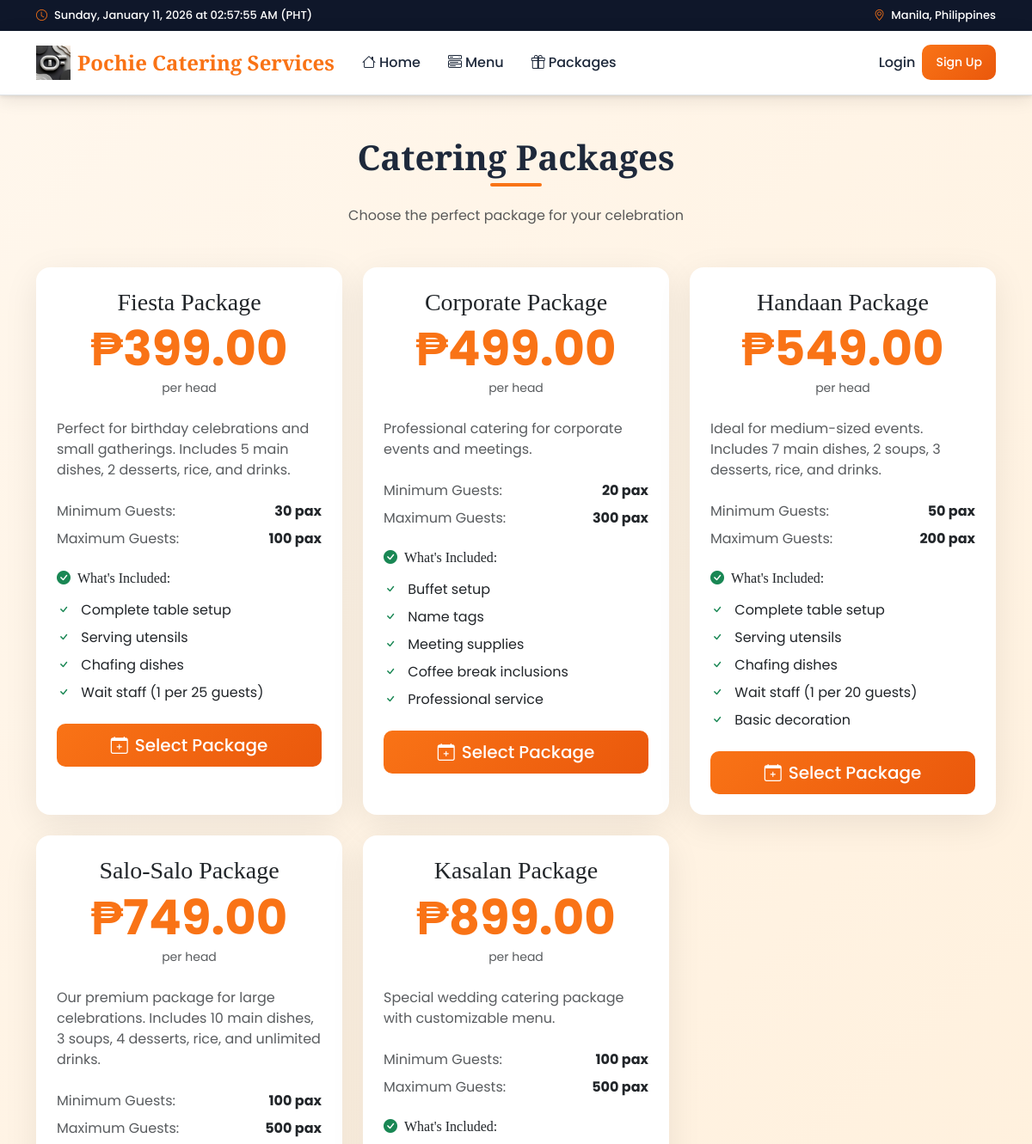
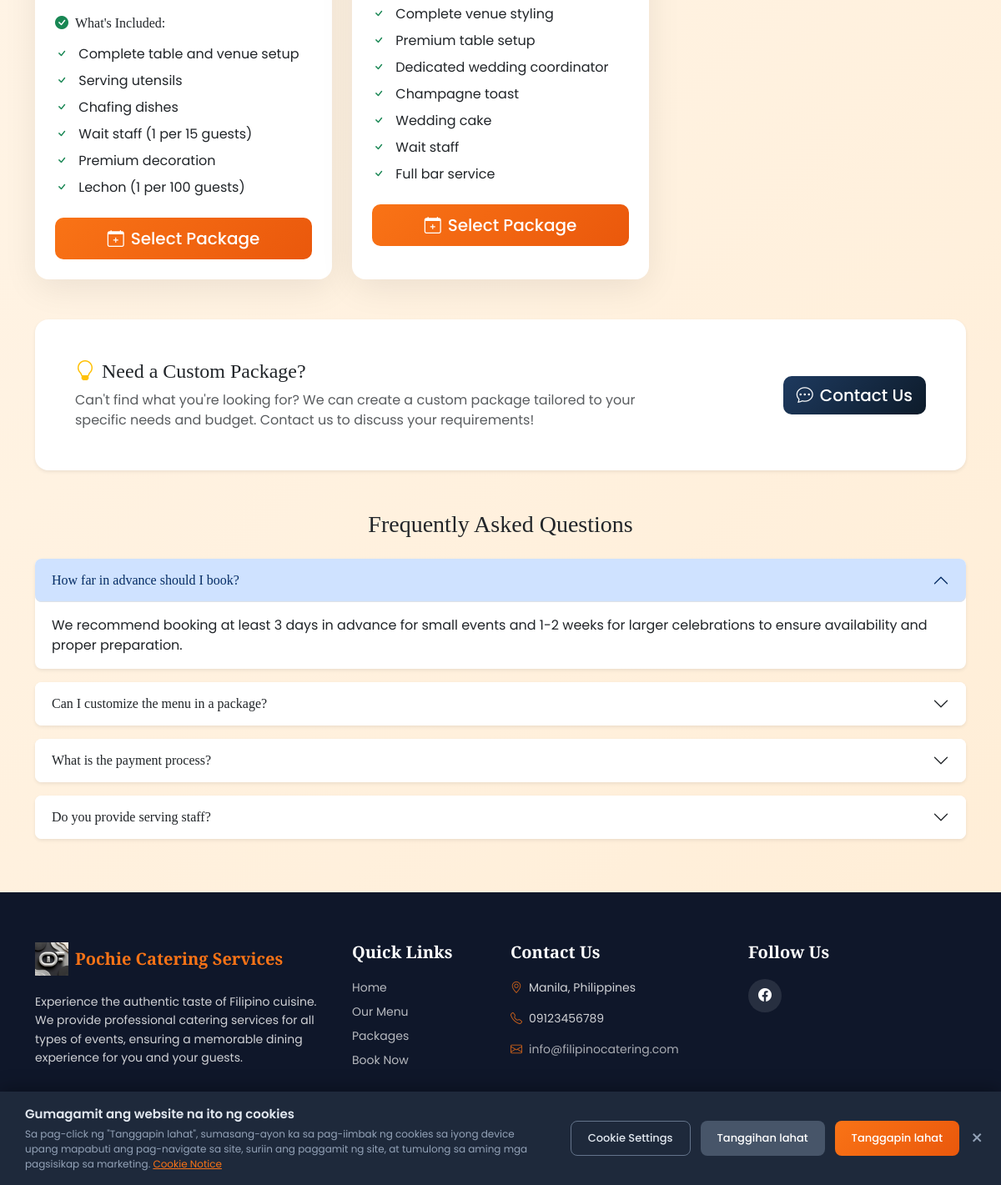
The page /packages.php on the database its author committed (2 pictures, top to bottom).
### tables this page shows
CREATE TABLE `packages` (
  `id` int(11) NOT NULL,
  `name` varchar(100) NOT NULL,
  `description` text DEFAULT NULL,
  `base_price` decimal(10,2) NOT NULL,
  `min_pax` int(11) DEFAULT 50,
  `max_pax` int(11) DEFAULT 500,
  `image` varchar(255) DEFAULT NULL,
  `inclusions` text DEFAULT NULL,
  `is_active` tinyint(1) DEFAULT 1,
  `created_at` timestamp NOT NULL DEFAULT current_timestamp()
);

### config/functions.php (called while the page is built, shortened)
<?php
function url($path) {
    return BASE_URL . '/' . ltrim($path, '/');
}
function formatPrice($price) {
    return '₱' . number_format($price, 2);
}
?>

### packages.php (the view, shortened to what this page needs)
<?php
require_once 'includes/header.php';
$claimedPromo = $_SESSION['claimed_promo'] ?? null;
$packages = $conn->query("SELECT * FROM packages WHERE is_active = 1 ORDER BY base_price");
?>
<div class="container py-5">
    <div class="text-center mb-5">
        <h1 class="section-title">Catering Packages</h1>
        <p class="text-muted mt-4">Choose the perfect package for your celebration</p>
    </div>
    <div class="row g-4">
        <?php while($pkg = $packages->fetch_assoc()): ?>
        <div class="col-md-6 col-lg-4">
            <div class="card h-100 position-relative overflow-hidden">
                <div class="card-body p-4">
                    <div class="text-center mb-4">
                        <h3 class="mb-1"><?= htmlspecialchars($pkg['name']) ?></h3>
                        <?php if ($claimedPromo && $claimedPromo['discount'] > 0):
                            $originalPrice = $pkg['base_price'];
                            $discountAmount = ($originalPrice * $claimedPromo['discount']) / 100;
                            $discountedPrice = $originalPrice - $discountAmount;
                        ?>
                            <div class="mb-0">
                                <span class="text-decoration-line-through text-muted fs-5"><?= formatPrice($originalPrice) ?></span>
                                <p class="display-4 fw-bold mb-0" style="color: var(--primary);">
                                    <?= formatPrice($discountedPrice) ?>
                                </p>
                                <span class="badge bg-danger rounded-pill">-<?= $claimedPromo['discount'] ?>% OFF</span>
                            </div>
                        <?php else: ?>
                            <p class="display-4 fw-bold mb-0" style="color: var(--primary);">
                                <?= formatPrice($pkg['base_price']) ?>
                            </p>
                        <?php endif; ?>
                        <small class="text-muted">per head</small>
                    </div>
                    <p class="text-muted mb-4"><?= htmlspecialchars($pkg['description']) ?></p>
                    <div class="mb-4">
                        <div class="d-flex justify-content-between mb-2">
                            <span class="text-muted">Minimum Guests:</span>
                            <strong><?= $pkg['min_pax'] ?> pax</strong>
                        </div>
                        <div class="d-flex justify-content-between mb-2">
                            <span class="text-muted">Maximum Guests:</span>
                            <strong><?= $pkg['max_pax'] ?> pax</strong>
                        </div>
                    </div>
                    <h6 class="mb-3"><i class="bi bi-check-circle-fill text-success me-2"></i>What's Included:</h6>
                    <ul class="list-unstyled mb-4">
                        <?php
                        $inclusions = explode(',', $pkg['inclusions']);
                        foreach($inclusions as $inc):
                        ?>
                        <li class="mb-2">
                            <i class="bi bi-check text-success me-2"></i>
                            <?= htmlspecialchars(trim($inc)) ?>
                        </li>
                        <?php endforeach; ?>
                    </ul>
                    <div class="d-grid gap-2">
                        <a href="<?= url('book.php?package=' . $pkg['id']) ?>" class="btn btn-primary btn-lg">
                            <i class="bi bi-calendar-plus me-2"></i>Select Package
                        </a>
                    </div>
                </div>
            </div>
        </div>
        <?php endwhile; ?>
    </div>
    <div class="mt-5 p-5 bg-white rounded-4 shadow-sm">
        <div class="row align-items-center">
            <div class="col-md-8">
                <h4><i class="bi bi-lightbulb text-warning me-2"></i>Need a Custom Package?</h4>
                <p class="text-muted mb-0">Can't find what you're looking for? We can create a custom package tailored to your specific needs and budget. Contact us to discuss your requirements!</p>
            </div>
            <div class="col-md-4 text-md-end mt-3 mt-md-0">
                <a href="<?= url('book.php') ?>" class="btn btn-secondary btn-lg">
                    <i class="bi bi-chat-dots me-2"></i>Contact Us
                </a>
            </div>
        </div>
    </div>
    <div class="mt-5">
        <h3 class="text-center mb-4">Frequently Asked Questions</h3>
        <div class="accordion" id="faqAccordion">
            <div class="accordion-item border-0 mb-3 rounded-3 shadow-sm">
                <h2 class="accordion-header">
                    <button class="accordion-button rounded-3" type="button" data-bs-toggle="collapse" data-bs-target="#faq1">
                        How far in advance should I book?
                    </button>
                </h2>
                <div id="faq1" class="accordion-collapse collapse show" data-bs-parent="#faqAccordion">
                    <div class="accordion-body">
                        We recommend booking at least 3 days in advance for small events and 1-2 weeks for larger celebrations to ensure availability and proper preparation.
                    </div>
                </div>
            </div>
            <div class="accordion-item border-0 mb-3 rounded-3 shadow-sm">
                <h2 class="accordion-header">
                    <button class="accordion-button collapsed rounded-3" type="button" data-bs-toggle="collapse" data-bs-target="#faq2">
                        Can I customize the menu in a package?
                    </button>
                </h2>
            </div>
            <div class="accordion-item border-0 mb-3 rounded-3 shadow-sm">
                <h2 class="accordion-header">
                    <button class="accordion-button collapsed rounded-3" type="button" data-bs-toggle="collapse" data-bs-target="#faq3">
                        What is the payment process?
                    </button>
                </h2>
            </div>
            <div class="accordion-item border-0 mb-3 rounded-3 shadow-sm">
                <h2 class="accordion-header">
                    <button class="accordion-button collapsed rounded-3" type="button" data-bs-toggle="collapse" data-bs-target="#faq4">
                        Do you provide serving staff?
                    </button>
                </h2>
            </div>
        </div>
    </div>
</div>
<?php require_once 'includes/footer.php'; ?>

### includes/header.php (style rules this page uses)
:root { --primary: #f97316; --primary-dark: #ea580c; --secondary: #1e3a5f; --accent: #22c55e; --cream: #fffbeb; --dark: #1e293b; }
body { font-family: 'Poppins', sans-serif; background: linear-gradient(135deg, #fff7ed 0%, #ffedd5 100%); min-height: 100vh; }
h1, h2, h3, h4, h5, h6 { font-family: 'Playfair Display', serif; }
.btn-primary { background: linear-gradient(135deg, var(--primary) 0%, var(--primary-dark) 100%); border: none; font-weight: 500; border-radius: 10px; padding: 10px 25px; }
.btn-secondary { background: linear-gradient(135deg, var(--secondary) 0%, #0d1b2a 100%); border: none; color: white; font-weight: 500; border-radius: 10px; }
.card { border: none; border-radius: 16px; box-shadow: 0 10px 40px rgba(0,0,0,0.08); transition: transform 0.3s, box-shadow 0.3s; }
.section-title { position: relative; display: inline-block; color: var(--dark); font-weight: 700; }
.section-title::after { content: ''; position: absolute; bottom: -10px; left: 50%; transform: translateX(-50%); width: 60px; height: 4px; background: var(--primary); border-radius: 2px; }

### rows shown on the page
packages: name "Fiesta Package", base_price "₱399.00", description "Perfect for birthday celebrations and small gatherings. Includes 5 main dishes, 2 desserts, rice, and drinks.", min_pax "30", max_pax "100", inclusions "Complete table setup", inclusions "Serving utensils", inclusions "Chafing dishes", inclusions "Wait staff (1 per 25 guests)"
packages: name "Corporate Package", base_price "₱499.00", description "Professional catering for corporate events and meetings.", min_pax "20", max_pax "300", inclusions "Buffet setup", inclusions "Name tags", inclusions "Meeting supplies", inclusions "Coffee break inclusions", inclusions "Professional service"
packages: name "Handaan Package", base_price "₱549.00", description "Ideal for medium-sized events. Includes 7 main dishes, 2 soups, 3 desserts, rice, and drinks.", min_pax "50", max_pax "200", inclusions "Complete table setup", inclusions "Serving utensils", inclusions "Chafing dishes", inclusions "Wait staff (1 per 20 guests)", inclusions "Basic decoration"
packages: name "Salo-Salo Package", base_price "₱749.00", description "Our premium package for large celebrations. Includes 10 main dishes, 3 soups, 4 desserts, rice, and unlimited drinks.", min_pax "100", max_pax "500", inclusions "Complete table and venue setup", inclusions "Serving utensils", inclusions "Chafing dishes", inclusions "Wait staff (1 per 15 guests)", inclusions "Premium decoration", inclusions "Lechon (1 per 100 guests)"
packages: name "Kasalan Package", base_price "₱899.00", description "Special wedding catering package with customizable menu.", min_pax "100", max_pax "500", inclusions "Complete venue styling", inclusions "Premium table setup", inclusions "Dedicated wedding coordinator", inclusions "Champagne toast", inclusions "Wedding cake", inclusions "Wait staff", inclusions "Full bar service"

### other values the page prints
$settings['site_address'] "Manila, Philippines"
$settings['site_name'] "Pochie Catering Services"
$siteName "Pochie Catering Services"
$siteAddress "Manila, Philippines"
$sitePhone "09123456789"
$siteEmail "info@filipinocatering.com"
